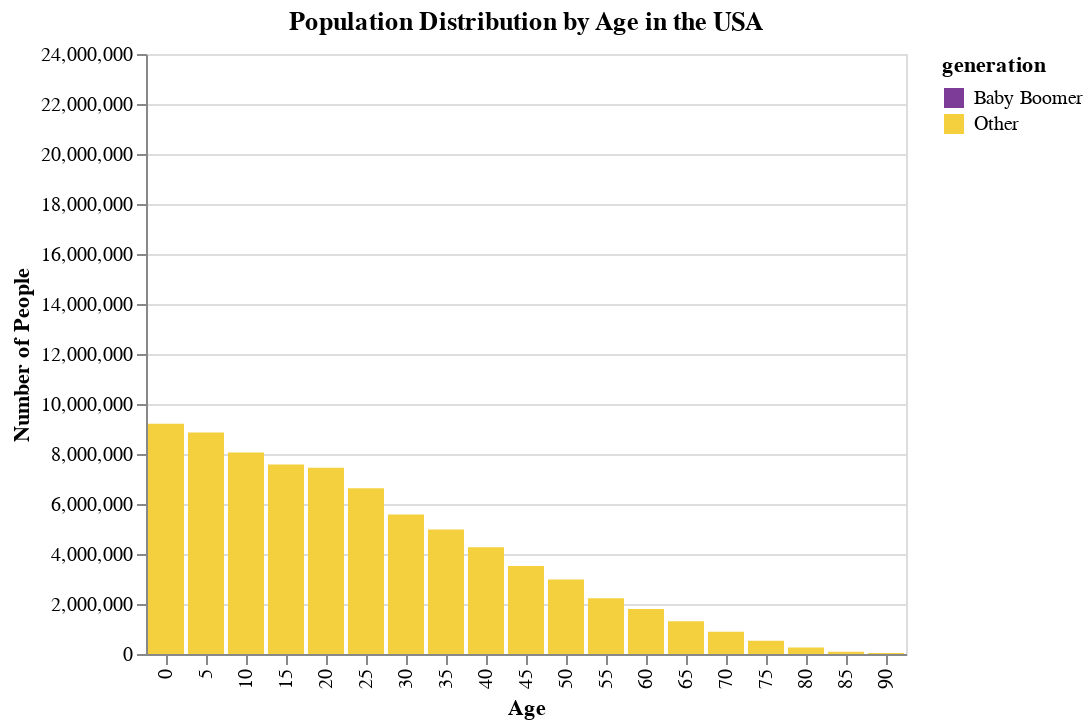

The code cell stored with this chart in its notebook:
### Markdown cell above
## ✅Q5 - Show the Population Change Over Time with a Slider

Now, we have a snapshot of 2 different years next to each other, but what about creating a crude animation by controlling the the year displayed with a slider?

Create a slider using [this example](https://altair-viz.github.io/gallery/us_population_over_time.html) to help guide you.  Our plot will look similar, except we have not split our bar chart up by `sex` yet. Name the slider 'Select Year:' (this in controlled in `binding_range`, and not in the `selection_single` parameters).  

Encode membership of the Baby Boomer generation with color using "#7D3C98" (purple) for the boomers "#F4D03F" (gold) for other.

Start the slider at 1900.

### Code cell
domain = ['Baby Boomer', 'Other']
range = ['#7D3C98','#F4D03F']

slider = alt.binding_range(min=1900, max=2000, step=10, name='Select Year:')
select_year = alt.selection_single(name="Select", fields=['year'],
                                   bind=slider, init={'year': 1900})

base = alt.Chart(df_population).mark_bar().encode(
    x=alt.X('age:O',title='Age'),
    y=alt.Y("sum(people):Q", scale=alt.Scale(domain=[0,24000000]), title='Number of People'),
    color=alt.Color('generation', scale=alt.Scale(domain=domain, range=range)),
).properties(title='Population Distribution by Age in the USA'
).add_selection(
    select_year
).transform_filter(
    select_year
).configure_facet(
    spacing=8
)

base

### Figure 1 — Vega-Lite specification as saved in the notebook (floating-point values rounded to 4 significant figures; data arrays with more than 128 entries replaced by an {"elided": "..."} marker saying what was removed)
{"config": {"view": {"continuousWidth": 400, "continuousHeight": 300}, "facet": {"spacing": 8}}, "data": {"name": "data-e0d8502e0c0edeca8b6eca262a4a212b"}, "mark": "bar", "encoding": {"color": {"field": "generation", "scale": {"domain": ["Baby Boomer", "Other"], "range": ["#7D3C98", "#F4D03F"]}, "type": "nominal"}, "x": {"field": "age", "title": "Age", "type": "ordinal"}, "y": {"aggregate": "sum", "field": "people", "scale": {"domain": [0, 24000000]}, "title": "Number of People", "type": "quantitative"}}, "selection": {"Select": {"type": "single", "fields": ["year"], "bind": {"input": "range", "max": 2000, "min": 1900, "name": "Select Year:", "step": 10}, "init": {"year": 1900}}}, "title": "Population Distribution by Age in the USA", "transform": [{"filter": {"selection": "Select"}}], "$schema": "https://vega.github.io/schema/vega-lite/v4.17.0.json", "datasets": {"data-e0d8502e0c0edeca8b6eca262a4a212b": {"elided": "570 records"}}}
